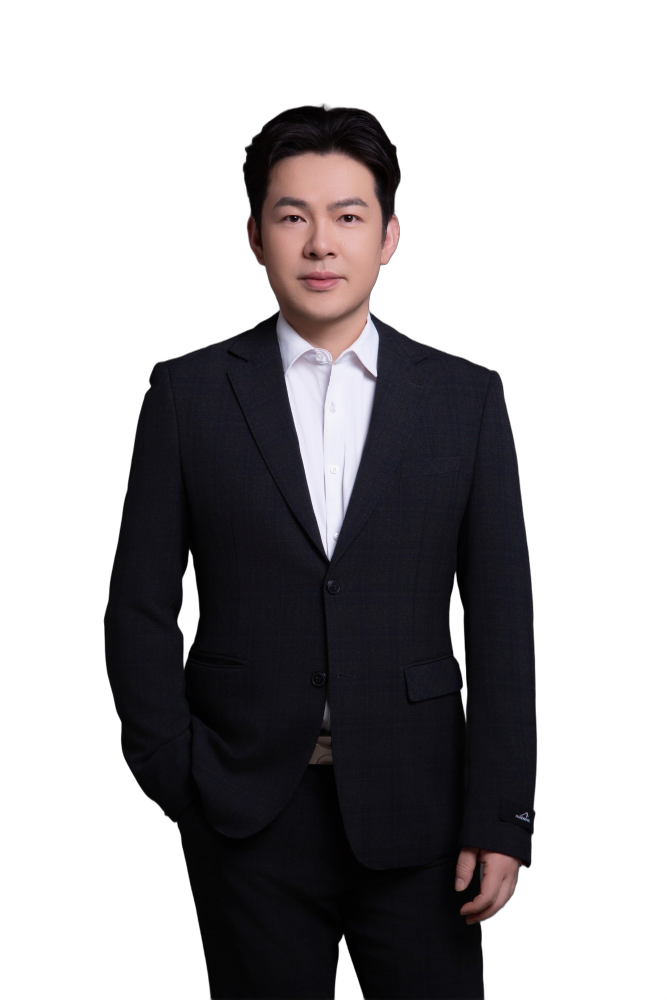
#> input picture assets/me/p4.png, 1333 x 2000 px (shown at 1/2 size)
$ python sample_portrait.py ../../assets/me/p4.png ../../assets/me/p4.png
#> lines starting #> are read from the running program, lines starting #| are printed output that depends on the picture
# 粒子人像取样器（index-media.html 用的就是它的输出）。用法：python3 sample_portrait.py <去背景人像.png> <输出.json>
# 下面的 HX/HY（头部中心 x、头顶 y）和 Y0/Y1（裁切范围）是按 assets/me/p4.png 调的；换别的人像要改这几个数。需要 Pillow。
# Offline sampler: p4.png -> 9500 portrait targets + 500 rim points (world coords), deterministic.
import sys, json, math, random, bisect, colorsys
from PIL import Image
src, outp = sys.argv[1], sys.argv[2]
S, HX, HY, TOPW = 1.42, 643, 210, -400.0   # world = ((sx-HX)*S, (sy-HY)*S + TOPW)
NT, NR = 9500, 500
im = Image.open(src).convert('RGBA')
#> im is the input picture: PIL image 1333x2000 RGBA; mean R, G, B, A 16.5, 14.5, 16.4, 103.4
W0, H0 = im.size
#> W0 = 1333; H0 = 2000
Y0, Y1 = 196, 870
STEP = 2
half = im.resize((W0 // STEP, H0 // STEP), Image.LANCZOS)
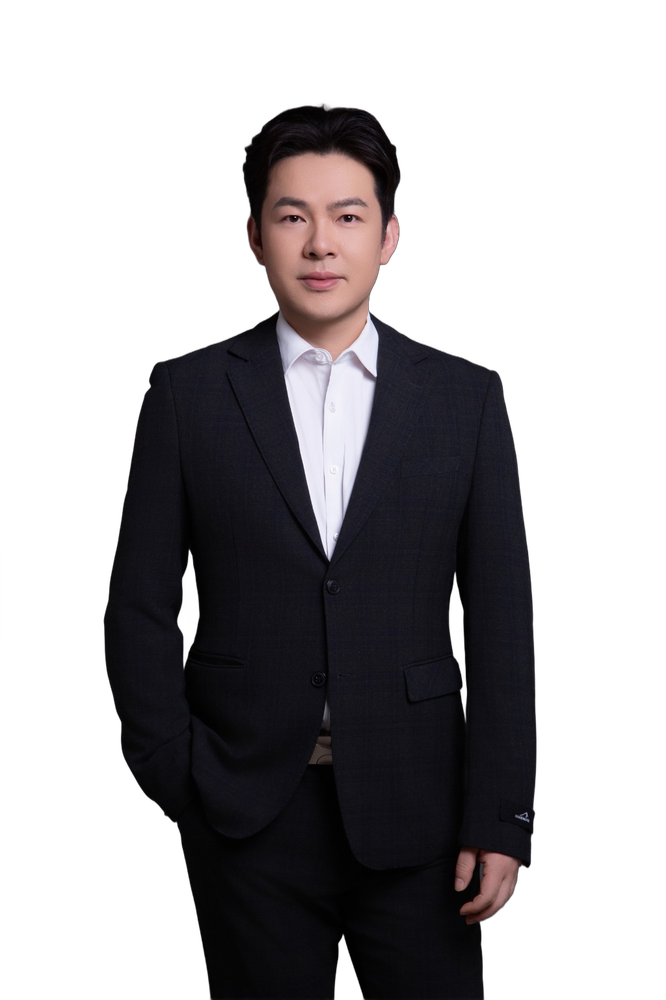
#> half: PIL image 666x1000 RGBA; mean R, G, B, A 16.5, 14.5, 16.4, 103.4; transparent parts drawn white
px = half.load()
def smooth(x):
    x = max(0.0, min(1.0, x)); return x * x * (3 - 2 * x)
def world(sx, sy):
    return (sx - HX) * S, (sy - HY) * S + TOPW
def feather(X, Y):
    return (1 - smooth((Y - 395) / 130)) * (1 - smooth((abs(X) - 440) / 150))
cells, cum = [], []
tot = 0.0
for y in range(Y0 // STEP, Y1 // STEP):
    for x in range(W0 // STEP):
        r, g, b, a = px[x, y]
        if a < 40: continue
        lum = (0.2126 * r + 0.7152 * g + 0.0722 * b) / 255
        X, Y = world(x * STEP + 1, y * STEP + 1)
        w = (a / 255) * (0.13 + lum ** 1.35) * feather(X, Y)
        if w <= 0: continue
        tot += w; cells.append((x, y)); cum.append(tot)
#> after the loop, cells = 61109 items; cum = 61109 items; tot = 21543.7
rng = random.Random(4471)
pts = []
for k in range(NT):
    u = (k + rng.random()) / NT * tot
    j = min(bisect.bisect_left(cum, u), len(cells) - 1)
    cx, cy = cells[j]
    sx, sy = (cx + rng.random()) * STEP, (cy + rng.random()) * STEP
    r, g, b, a = px[cx, cy]
    # saturation lift 1.45x, dark pixels lifted to a dim cool grey so the suit still reads
    h, l, s = colorsys.rgb_to_hls(r / 255, g / 255, b / 255)
    r2, g2, b2 = colorsys.hls_to_rgb(h, l, min(1, s * 1.45))
    lum = 0.2126 * r2 + 0.7152 * g2 + 0.0722 * b2
    lift = 0.30 * (1 - lum) ** 2
    r3 = min(1, r2 * 1.12 + lift * 0.62); g3 = min(1, g2 * 1.12 + lift * 0.70); b3 = min(1, b2 * 1.12 + lift * 0.90)
    X, Y = world(sx, sy)
    pts.append((round(X, 1), round(Y, 1), int(r3 * 255), int(g3 * 255), int(b3 * 255)))
#> this loop made 9500 passes
#> (u, j, cx, cy, sx, sy, r, g) on passes 1 to 3: (2.08, 28, 312, 106, 625.3, 212.2, 31, 26), (4.19, 53, 304, 107, 609, 215.5, 15, 10), (5.95, 65, 316, 107, 632.9, 215.4, 29, 23)
pts.sort(key=lambda p: (p[0], p[1]))
# rim: boundary pixels of the full-res alpha, upper part (head + shoulder tops)
A = im.split()[3].load()
edge = []
for y in range(Y0, 790):
    for x in range(1, W0 - 1):
        if A[x, y] > 128 and (A[x - 1, y] <= 128 or A[x + 1, y] <= 128 or A[x, y - 1] <= 128 or A[x, y + 1] <= 128):
            edge.append((x, y))
# keep only the outer silhouette: per angle around the neck, outermost point
CX, CY = 643, 800
best = {}
for x, y in edge:
    ang = math.atan2(y - CY, x - CX)
    if ang > -0.06 or ang < -math.pi + 0.06: continue
    key = round(ang * 1400)
    d = math.hypot(x - CX, y - CY)
    if key not in best or d > best[key][0]: best[key] = (d, x, y)
outer = [best[k] for k in sorted(best)]  # from left (-pi) to right (0)
chain = [(x, y) for d, x, y in outer]
# arc-length resample along continuous runs only
seg, L = [], 0.0
for a, b in zip(chain, chain[1:]):
    d = math.hypot(b[0] - a[0], b[1] - a[1])
    if d < 14: seg.append((a, b, L, d)); L += d
rim = []
for k in range(NR):
    u = (k + 0.5) / NR * L
    for a, b, l0, d in seg:
        if l0 + d >= u:
            f = (u - l0) / d if d else 0
            sx, sy = a[0] + (b[0] - a[0]) * f, a[1] + (b[1] - a[1]) * f
            X, Y = world(sx, sy)
            rim.append((round(X, 1), round(Y, 1))); break
print('targets', len(pts), 'rim', len(rim), 'rim length px', round(L), 'cells', len(cells))
#| targets 9500 rim 500 rim length px 1543 cells 61109
flatT = [v for p in pts for v in p]
flatR = [v for p in rim for v in p]
with open(outp, 'w') as f:
    f.write('const PT = ' + json.dumps(flatT, separators=(',', ':')) + ';\n')
    f.write('const RIM = ' + json.dumps(flatR, separators=(',', ':')) + ';\n')
# preview
pv = Image.new('RGB', (1920, 1080), (10, 15, 28))
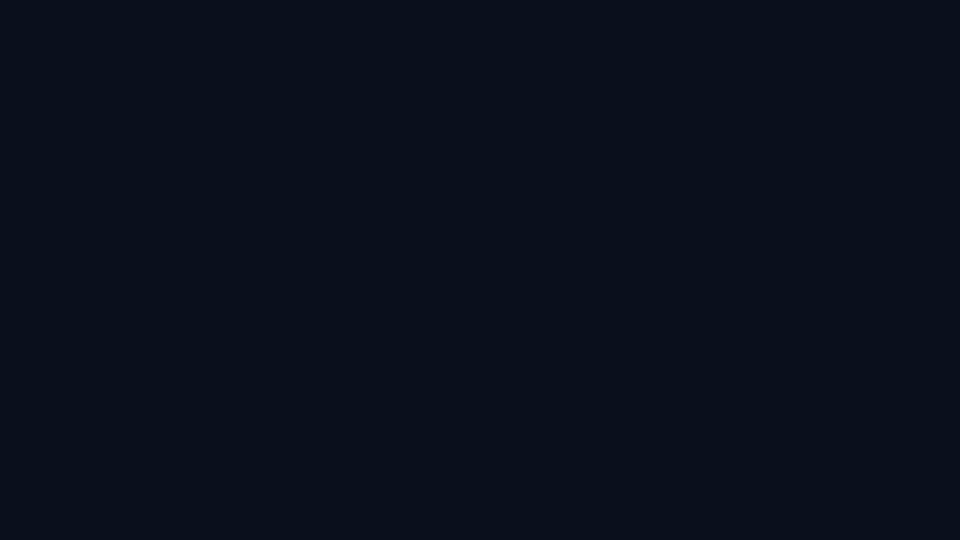
#> pv: PIL image 1920x1080 RGB (shown at 1/2 size); mean R, G, B 10, 15, 28
pp = pv.load()
for X, Y, r, g, b in pts:
    x, y = int(960 + X), int(540 + Y)
    if 0 <= x < 1920 and 0 <= y < 1080: pp[x, y] = (r, g, b)
#> this loop made 9500 passes
#> (X, Y, r, g, b) on passes 1 to 3: (-510.8, 466.4, 62, 64, 85), (-507.6, 499.4, 56, 60, 82), (-505.8, 448.2, 62, 64, 85)
for X, Y in rim:
    x, y = int(960 + X), int(540 + Y)
    if 0 <= x < 1920 and 0 <= y < 1080: pp[x, y] = (111, 211, 232)
#> this loop made 500 passes
#> (X, Y) on passes 1 to 3: (-489.8, 406.4), (-486.7, 403.3), (-484.6, 399.8)
pv.save(outp + '.png')

$ run again, with assets/me/p2.png copied over assets/me/p4.png
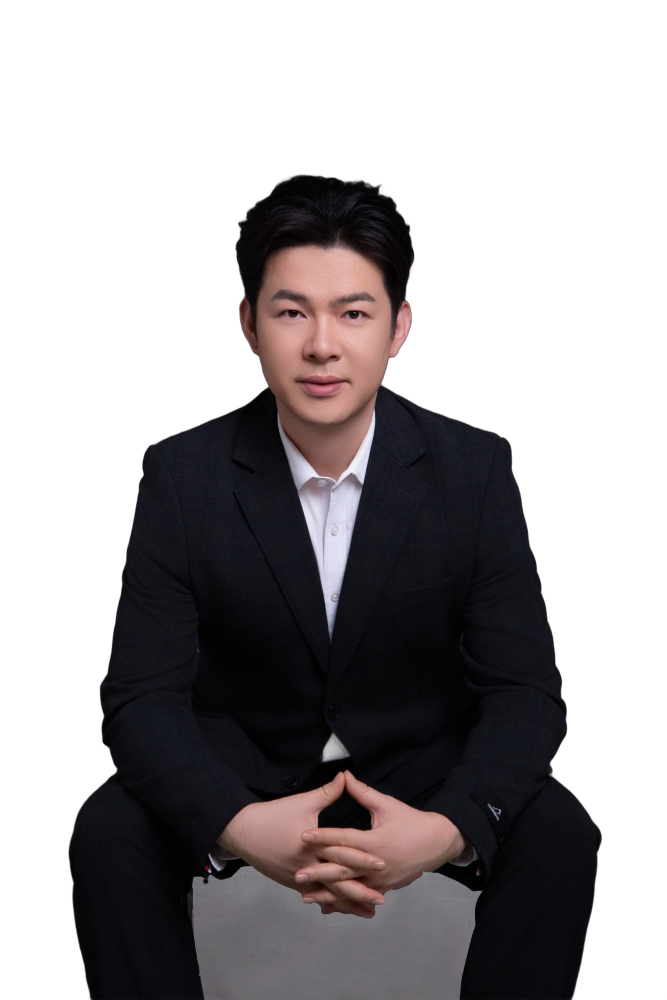
#> input picture assets/me/p2.png, 1333 x 2000 px (shown at 1/2 size)
#> im is the input picture: PIL image 1333x2000 RGBA; mean R, G, B, A 22.4, 19.2, 20.7, 113.5
#> `half = im.resize((W0 // STEP, H0 // STEP), Image.LANCZOS)`:
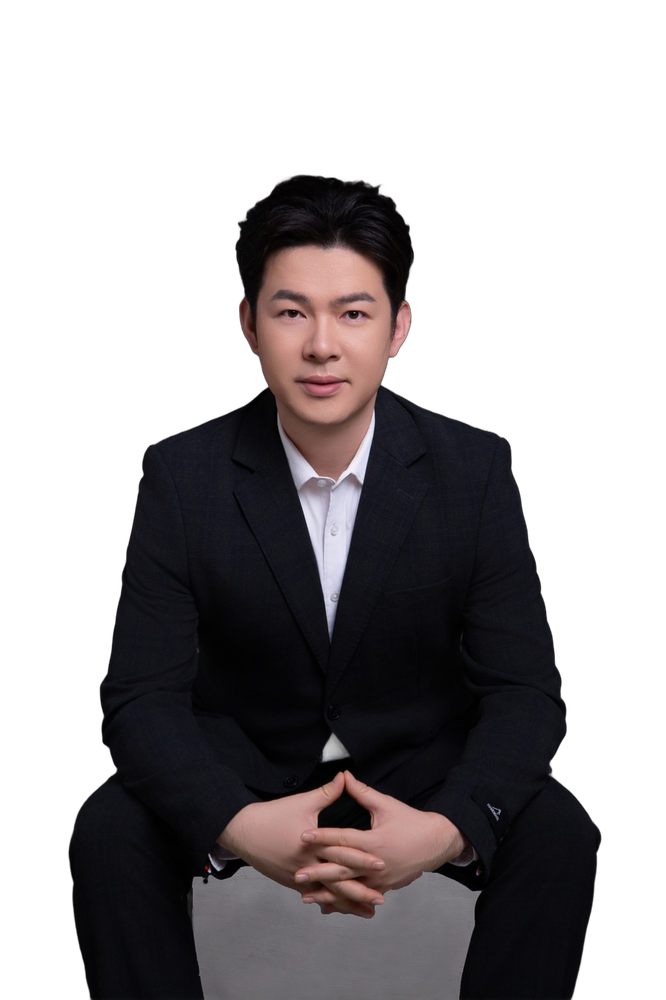
#> half: PIL image 666x1000 RGBA; mean R, G, B, A 22.4, 19.2, 20.6, 113.5; transparent parts drawn white
#> after the loop `for y in range(Y0 // STEP, Y1 // STEP):`: cells = 40698 items; tot = 13709.2
#> the loop `for k in range(NT):` made 9500 passes
#> (u, j, cx, cy, sx, sy, r, g) on passes 1 to 3: (1.32, 15, 305, 175, 611.3, 350.2, 34, 31), (2.67, 33, 297, 176, 595, 353.5, 40, 38), (3.79, 39, 303, 176, 606.9, 353.4, 30, 28)
#| targets 9500 rim 500 rim length px 1465 cells 40698
#> the loop `for X, Y, r, g, b in pts:` made 9500 passes
#> (X, Y, r, g, b) on passes 1 to 3: (-282.6, 506.2, 63, 66, 92), (-275.3, 485.1, 57, 61, 85), (-272.3, 478.5, 71, 72, 91)
#> the loop `for X, Y in rim:` made 500 passes
#> (X, Y) on passes 1 to 3: (-177, 421.7), (-174.7, 419.3), (-172.5, 416.5)

$ run again, with assets/me/p3.png copied over assets/me/p4.png
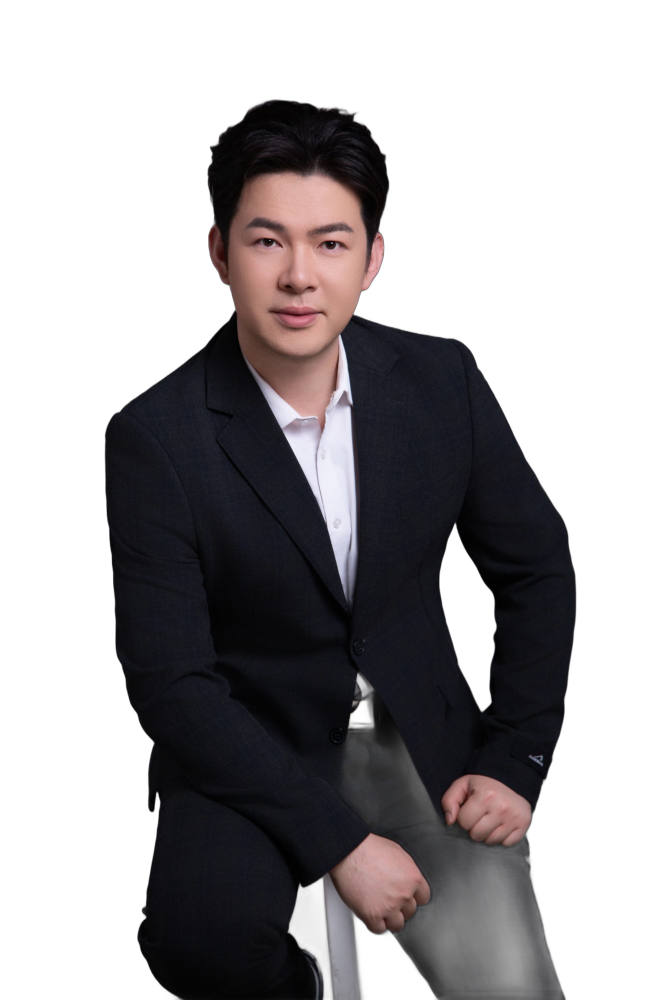
#> input picture assets/me/p3.png, 1333 x 2000 px (shown at 1/2 size)
#> im is the input picture: PIL image 1333x2000 RGBA; mean R, G, B, A 19, 16.4, 18.2, 108
#> `half = im.resize((W0 // STEP, H0 // STEP), Image.LANCZOS)`:
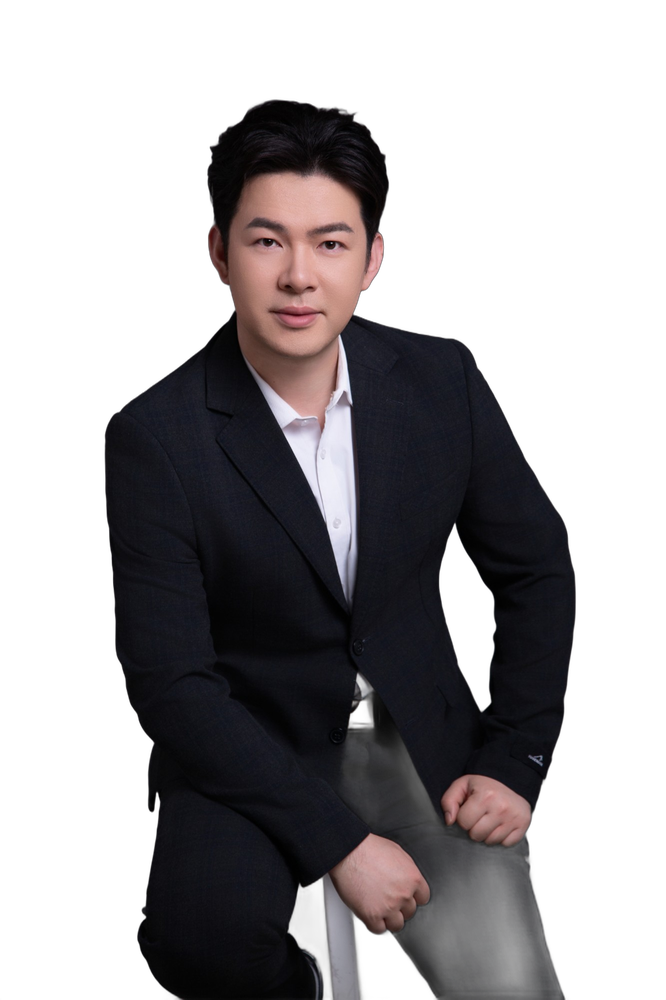
#> half: PIL image 666x1000 RGBA; mean R, G, B, A 18.9, 16.3, 18.1, 108; transparent parts drawn white
#> after the loop `for y in range(Y0 // STEP, Y1 // STEP):`: cells = 68042 items; tot = 20749.4
#> the loop `for k in range(NT):` made 9500 passes
#> (u, j, cx, cy, sx, sy, r, g) on passes 1 to 3: (2, 22, 283, 100, 567.3, 200.2, 34, 30), (4.04, 40, 275, 101, 551, 203.5, 25, 20), (5.73, 51, 286, 101, 572.9, 203.4, 29, 25)
#| targets 9500 rim 500 rim length px 1766 cells 68042
#> the loop `for X, Y, r, g, b in pts:` made 9500 passes
#> (X, Y, r, g, b) on passes 1 to 3: (-550.3, 453.6, 70, 72, 95), (-537.2, 465.3, 60, 70, 96), (-509.2, 444.3, 58, 67, 96)
#> the loop `for X, Y in rim:` made 500 passes
#> (X, Y) on passes 1 to 3: (-492.4, 406.2), (-488.2, 403.5), (-484.4, 400.3)
